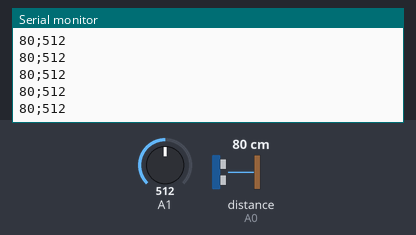
Recording of a sketch running on a simulated Arduino Uno, built with avr-gcc and run on an emulated ATmega328P. On the bench: the last lines printed to the serial monitor. Inputs (shaded band) come from the test bench; at power-on: A1 = 512, distance to the obstacle (sensor on A0) 80 cm.

Above: at 4.2 s.
4.3 s: A1 set to 11
At 4.34 s:
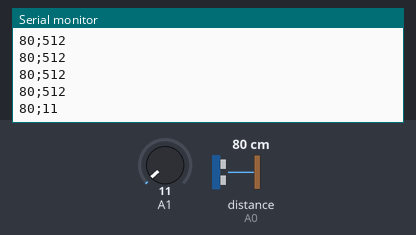
5.8 s: A1 set to 8
At 5.8 s:
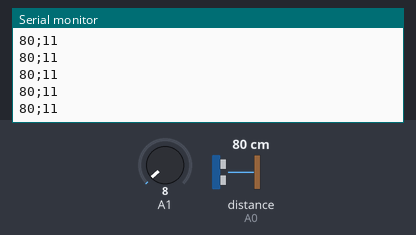
8.8 s: A1 set to 981
At 8.83 s:
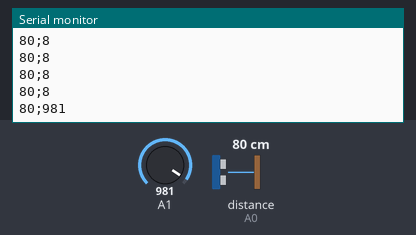
10.3 s: A1 set to 1008
At 10.33 s:
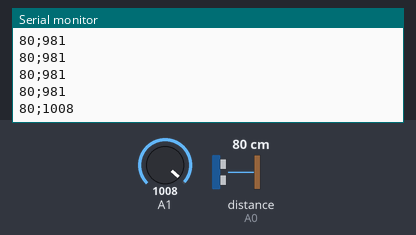
Timing chart, 0 to 12.8 s (numbered marks = the images above; inputs shaded):
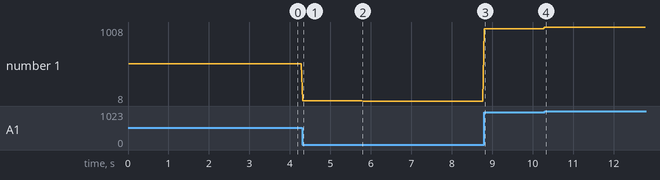

The sketch:

capteurs-via-arduino.ino
```cpp
#include <SharpIR.h>

// Création d'un objet SharpIR et d'une variable "capteur" pour y faire référence
SharpIR capteur(SharpIR::GP2Y0A21YK0F, A0);

void setup() {

  // Initialisation de la connexion série
  Serial.begin(9600);

}

void loop() {

  // Récupération de la distance en cm
  int distance = capteur.getDistance();

  // Récupération de la force appliquée (entre 0 et 1024)
  int force = analogRead(A1);

  // Envoie des données via la connexion série (séparées par un point-virgule)
  Serial.print(distance);
  Serial.print(';');
  Serial.println(force);

  // Utilisation d'un délai (en ms) pour éviter de surcharger la connexion série
  delay(20);

}
```

Measured:
- after the input at 4.3 s, the serial monitor: prints a new line at once (image 1)
- after the input at 8.8 s, the serial monitor: prints a new line at once (image 3)
- after the input at 10.3 s, the serial monitor: prints a new line at once (image 4)
- plotted number 1: 512 → 11 after the input at 4.3 s, 11 → 8 after the input at 5.8 s, 8 → 981 after the input at 8.8 s, 981 → 1008 after the input at 10.3 s
